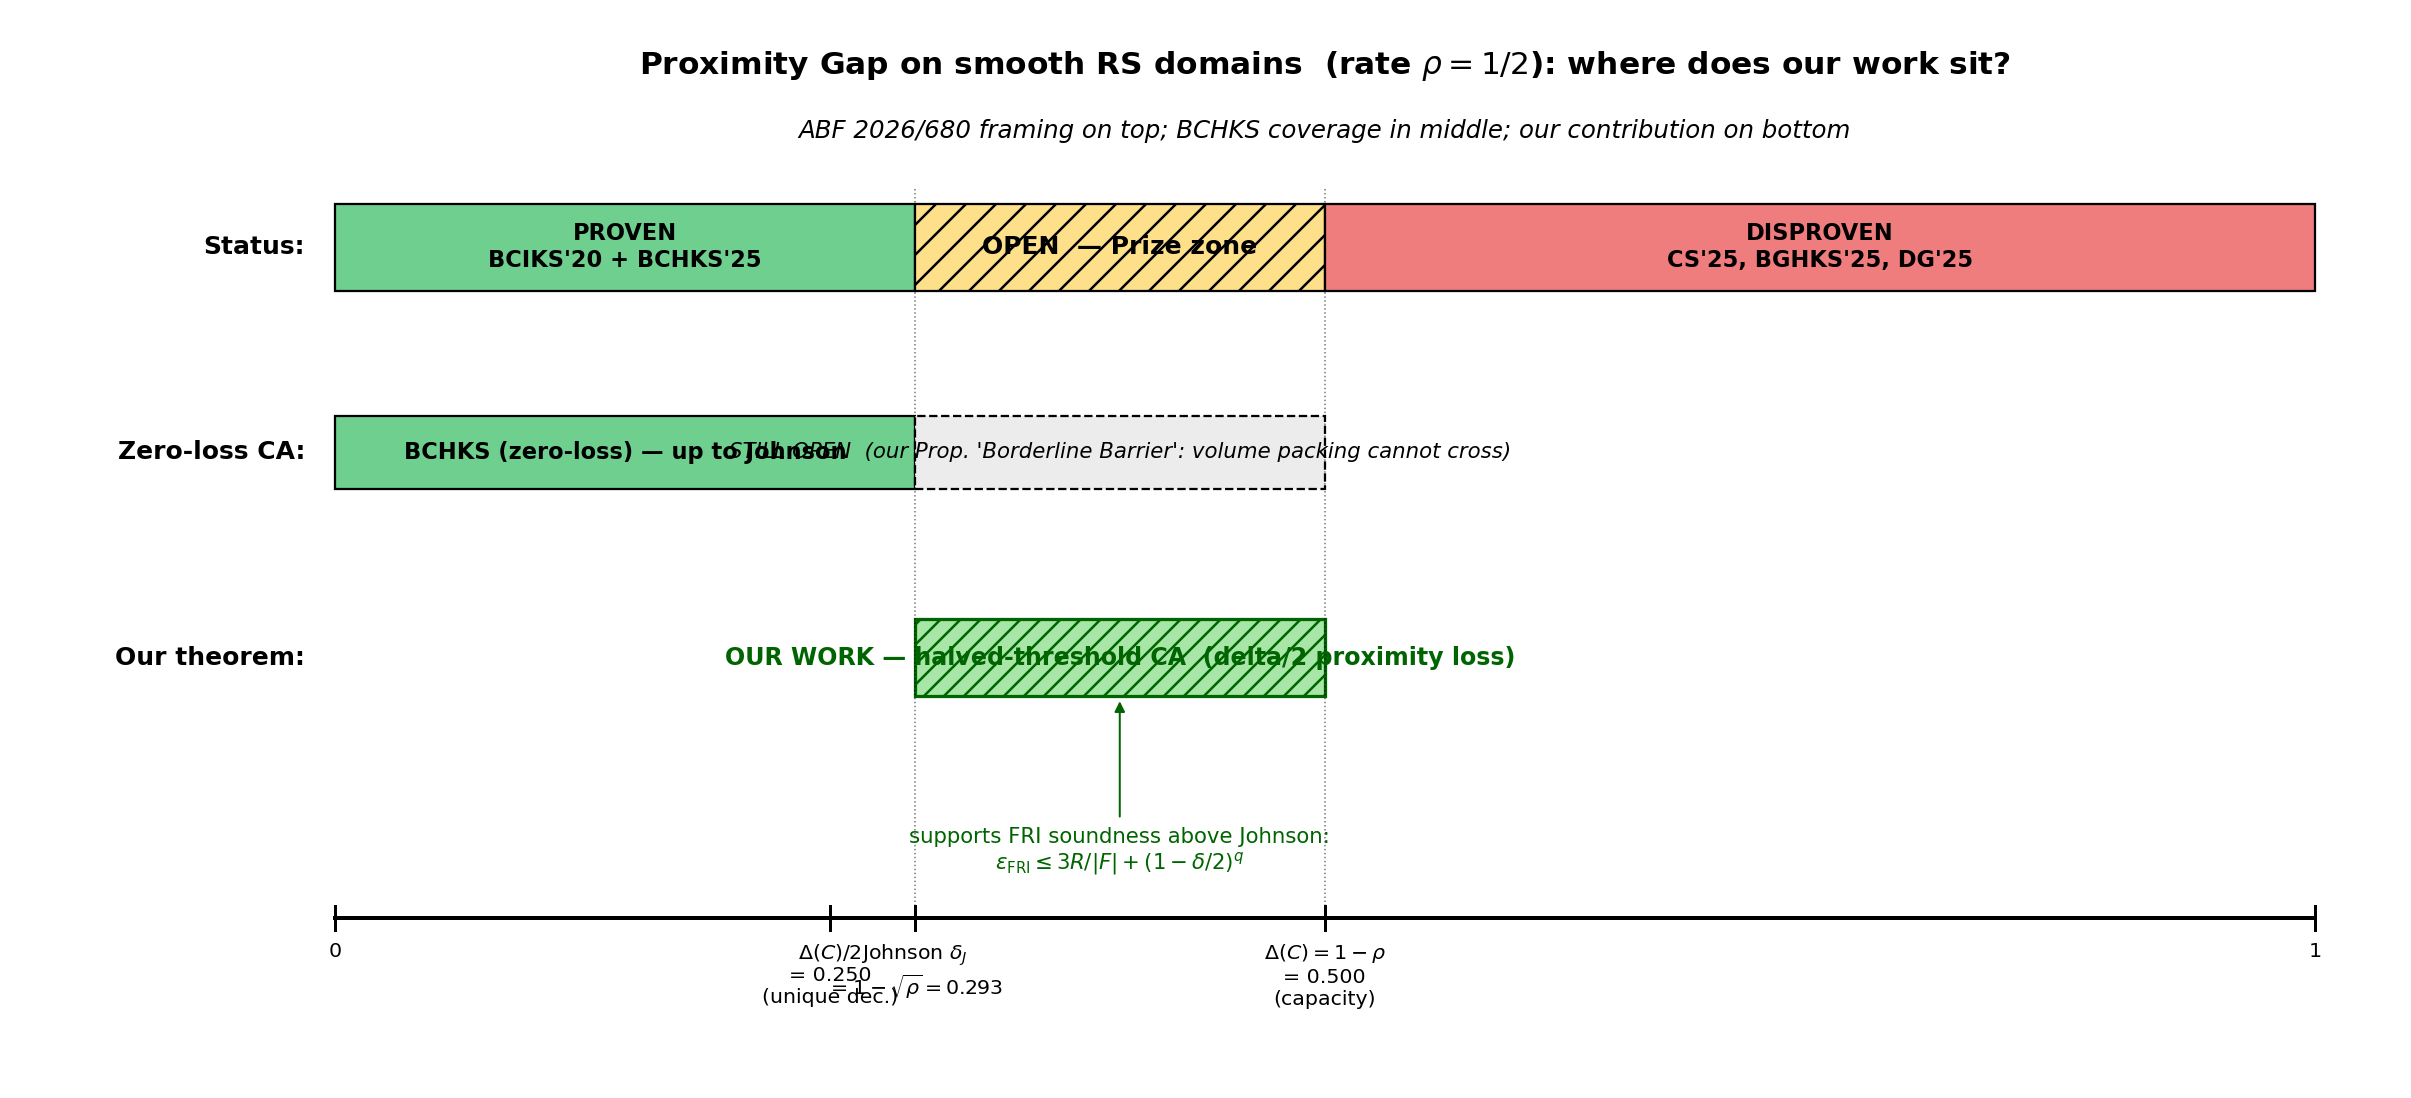

Source code (Python):
#!/usr/bin/env python3
"""
Proximity Gap status diagram — upgraded version of the ABF 2026/680 slide.

Layers:
  Row 1 (Status):       green / ?? / red — the ABF tri-state as drawn in the talk
  Row 2 (Zero-loss CA): BCHKS solid up to Johnson; OPEN beyond (we proved a barrier)
  Row 3 (Our theorem):  halved-threshold CA covers Johnson -> capacity with delta/2 loss

Shared delta-axis at bottom with tick marks at 0, Delta(C)/2, Johnson, Delta(C), 1.
Rendered for rate rho = 1/2 (standard FRI setting).
"""

import numpy as np
import matplotlib.pyplot as plt

rho = 0.5
delta_halfmin = (1 - rho) / 2      # unique decoding radius: 0.25
delta_J       = 1 - np.sqrt(rho)    # Johnson bound: ~0.293
delta_min     = 1 - rho             # capacity: 0.5

fig, ax = plt.subplots(figsize=(13.5, 6.2))

C_GREEN_SOLID = '#6fcf8f'
C_GREEN_HATCH = '#a8e6a8'
C_YELLOW      = '#ffe08a'
C_RED         = '#ef7d7d'
C_GRAY        = '#ececec'

# ---------------------------------------------------------------- Row 1: Status
y1 = 2.80
h1 = 0.36
ax.add_patch(plt.Rectangle((0, y1 - h1/2), delta_J, h1,
                           facecolor=C_GREEN_SOLID, edgecolor='black', lw=0.9))
ax.text(delta_J/2, y1, "PROVEN\nBCIKS'20 + BCHKS'25",
        ha='center', va='center', fontsize=9, fontweight='bold')

ax.add_patch(plt.Rectangle((delta_J, y1 - h1/2), delta_min - delta_J, h1,
                           facecolor=C_YELLOW, edgecolor='black', lw=0.9, hatch='//'))
ax.text((delta_J + delta_min)/2, y1, "OPEN  — Prize zone",
        ha='center', va='center', fontsize=10, fontweight='bold')

ax.add_patch(plt.Rectangle((delta_min, y1 - h1/2), 1 - delta_min, h1,
                           facecolor=C_RED, edgecolor='black', lw=0.9))
ax.text((delta_min + 1)/2, y1, "DISPROVEN\nCS'25, BGHKS'25, DG'25",
        ha='center', va='center', fontsize=9, fontweight='bold')

ax.text(-0.015, y1, "Status:", ha='right', va='center', fontsize=10, fontweight='bold')

# -------------------------------------------------------- Row 2: Zero-loss CA
y2 = 1.95
h2 = 0.30
ax.add_patch(plt.Rectangle((0, y2 - h2/2), delta_J, h2,
                           facecolor=C_GREEN_SOLID, edgecolor='black', lw=0.9))
ax.text(delta_J/2, y2, "BCHKS (zero-loss) — up to Johnson",
        ha='center', va='center', fontsize=9, fontweight='bold')

ax.add_patch(plt.Rectangle((delta_J, y2 - h2/2), delta_min - delta_J, h2,
                           facecolor=C_GRAY, edgecolor='black', lw=0.9, linestyle='--'))
ax.text((delta_J + delta_min)/2, y2,
        "STILL OPEN  (our Prop. 'Borderline Barrier': volume packing cannot cross)",
        ha='center', va='center', fontsize=8.5, style='italic')

ax.text(-0.015, y2, "Zero-loss CA:", ha='right', va='center', fontsize=10, fontweight='bold')

# --------------------------------------------------- Row 3: Our theorem
y3 = 1.10
h3 = 0.32
ax.add_patch(plt.Rectangle((delta_J, y3 - h3/2), delta_min - delta_J, h3,
                           facecolor=C_GREEN_HATCH, edgecolor='darkgreen', lw=1.3, hatch='///'))
ax.text((delta_J + delta_min)/2, y3,
        "OUR WORK — halved-threshold CA  (delta/2 proximity loss)",
        ha='center', va='center', fontsize=9.5, fontweight='bold', color='darkgreen')

# Downstream annotation
ax.annotate("supports FRI soundness above Johnson:\n"
            r"$\varepsilon_{\mathrm{FRI}} \leq 3R/|F| + (1-\delta/2)^q$",
            xy=((delta_J + delta_min)/2, y3 - h3/2),
            xytext=((delta_J + delta_min)/2, 0.40),
            ha='center', va='top', fontsize=8.5, color='darkgreen',
            arrowprops=dict(arrowstyle='-|>', color='darkgreen', lw=0.8))

ax.text(-0.015, y3, "Our theorem:", ha='right', va='center', fontsize=10, fontweight='bold')

# ---------------------------------------------------------------- Delta axis
y_axis = 0.02
ax.plot([0, 1], [y_axis, y_axis], 'k-', lw=1.6)
ticks = [
    (0.0,            "0",                                                       0),
    (delta_halfmin,  rf"$\Delta(C)/2$" + "\n" + f"= {delta_halfmin:.3f}\n(unique dec.)",  0),
    (delta_J,        rf"Johnson $\delta_J$" + "\n" + rf"$=1-\sqrt{{\rho}} = {delta_J:.3f}$", 0),
    (delta_min,      rf"$\Delta(C)=1-\rho$" + "\n" + f"= {delta_min:.3f}\n(capacity)",    0),
    (1.0,            "1",                                                       0),
]
for x, lbl, _ in ticks:
    ax.plot([x, x], [y_axis - 0.05, y_axis + 0.05], 'k-', lw=1.2)
    ax.text(x, y_axis - 0.10, lbl, ha='center', va='top', fontsize=8.2)

# Vertical guide lines aligning rows with axis ticks
for x in [delta_J, delta_min]:
    ax.plot([x, x], [y_axis + 0.05, 3.05], 'k:', lw=0.6, alpha=0.55)

# ------------------------------------------------------------------ Titles
ax.text(0.5, 3.55,
        "Proximity Gap on smooth RS domains  (rate $\\rho = 1/2$): where does our work sit?",
        ha='center', va='center', fontsize=12.5, fontweight='bold')
ax.text(0.5, 3.28,
        "ABF 2026/680 framing on top; BCHKS coverage in middle; our contribution on bottom",
        ha='center', va='center', fontsize=9.8, style='italic')

ax.set_xlim(-0.16, 1.04)
ax.set_ylim(-0.65, 3.75)
ax.axis('off')

plt.tight_layout()
out_png = '<repo>/notes/scripts/proximity_gap_diagram.png'
out_pdf = '<repo>/notes/scripts/proximity_gap_diagram.pdf'
plt.savefig(out_png, dpi=180, bbox_inches='tight')
plt.savefig(out_pdf, bbox_inches='tight')
print(f"Saved: {out_png}")
print(f"Saved: {out_pdf}")
